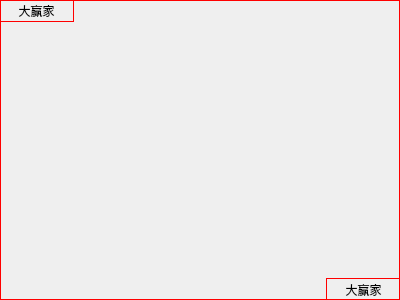
<?xml version="1.0" encoding="UTF-8"?>
<ui version="4.0">
 <class>MyWidget</class>
 <widget class="QWidget" name="MyWidget">
  <property name="geometry">
   <rect>
    <x>0</x>
    <y>0</y>
    <width>400</width>
    <height>300</height>
   </rect>
  </property>
  <property name="minimumSize">
   <size>
    <width>400</width>
    <height>300</height>
   </size>
  </property>
  <property name="maximumSize">
   <size>
    <width>400</width>
    <height>300</height>
   </size>
  </property>
  <property name="windowTitle">
   <string>MyWidget</string>
  </property>
  <layout class="QVBoxLayout" name="verticalLayout">
   <property name="spacing">
    <number>0</number>
   </property>
   <property name="leftMargin">
    <number>0</number>
   </property>
   <property name="topMargin">
    <number>0</number>
   </property>
   <property name="rightMargin">
    <number>0</number>
   </property>
   <property name="bottomMargin">
    <number>0</number>
   </property>
   <item>
    <widget class="QWidget" name="widget" native="true">
     <property name="styleSheet">
      <string notr="true">border-width:1px;
border-color: rgb(255, 0, 0);
border-style:solid;</string>
     </property>
     <widget class="MyButton" name="pushButton">
      <property name="geometry">
       <rect>
        <x>-1</x>
        <y>-1</y>
        <width>75</width>
        <height>23</height>
       </rect>
      </property>
      <property name="text">
       <string>大赢家</string>
      </property>
     </widget>
     <widget class="QPushButton" name="pushButton_2">
      <property name="geometry">
       <rect>
        <x>326</x>
        <y>278</y>
        <width>75</width>
        <height>23</height>
       </rect>
      </property>
      <property name="text">
       <string>大赢家</string>
      </property>
     </widget>
    </widget>
   </item>
  </layout>
 </widget>
 <layoutdefault spacing="6" margin="11"/>
 <customwidgets>
  <customwidget>
   <class>MyButton</class>
   <extends>QPushButton</extends>
   <header>MyButton.h</header>
  </customwidget>
 </customwidgets>
 <resources/>
 <connections/>
</ui>
